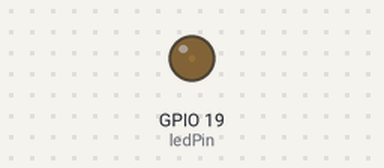
Recording of a sketch running on a simulated ESP32. On the bench: output pins drawn as LEDs (lit = HIGH).

Above: at 0.05 s.
At 1.15 s:
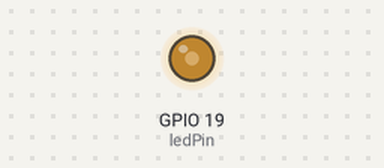
At 2.3 s:
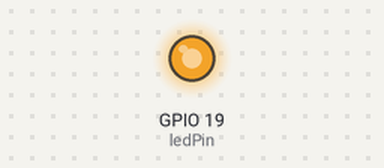
At 4.6 s:
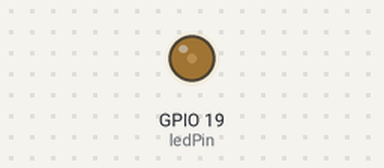
Timing chart, 0 to 6.7 s (numbered marks = the images above):
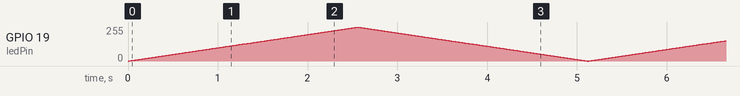

The sketch:

Exemplo_ESP32_PWM_01.ino
```cpp
int ledPin = 19;  //GPIO19


int freq = 5000;
int ledChannel = 0;
int resolution = 8;

void setup(){
  ledcSetup(ledChannel, freq, resolution);   // Define canal, frequencia e resolução
  ledcAttachPin(ledPin, ledChannel);
}

void loop(){

  for(int dutyCycle = 0; dutyCycle <= 255; dutyCycle++){
    ledcWrite(ledChannel, dutyCycle);
    delay(10);
  }
  for(int dutyCycle = 255; dutyCycle >= 0; dutyCycle--){
    ledcWrite(ledChannel, dutyCycle);
    delay(10);
  }
}
```
